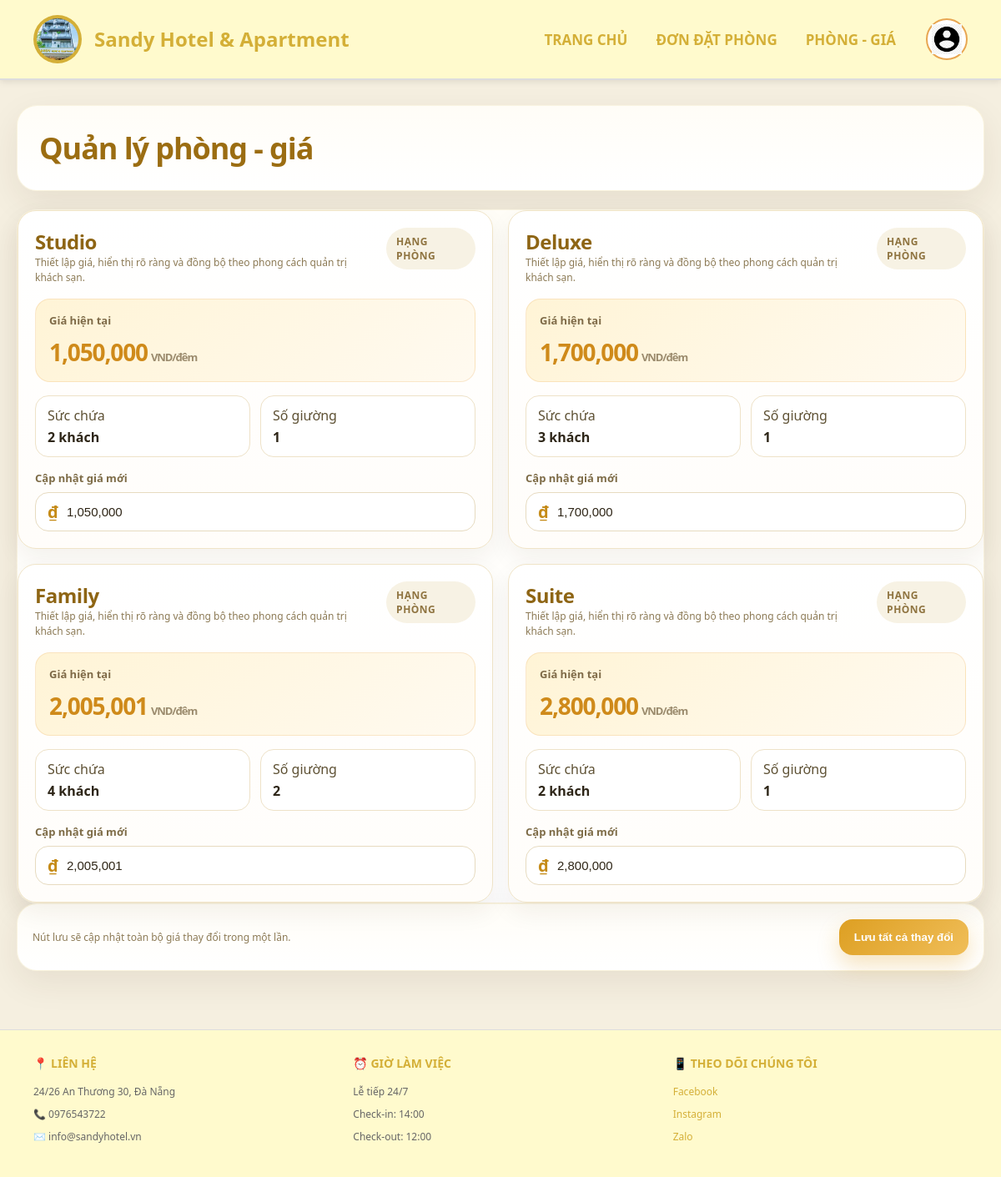
Page /staff/rooms/ (signed in) on the earlier database version.
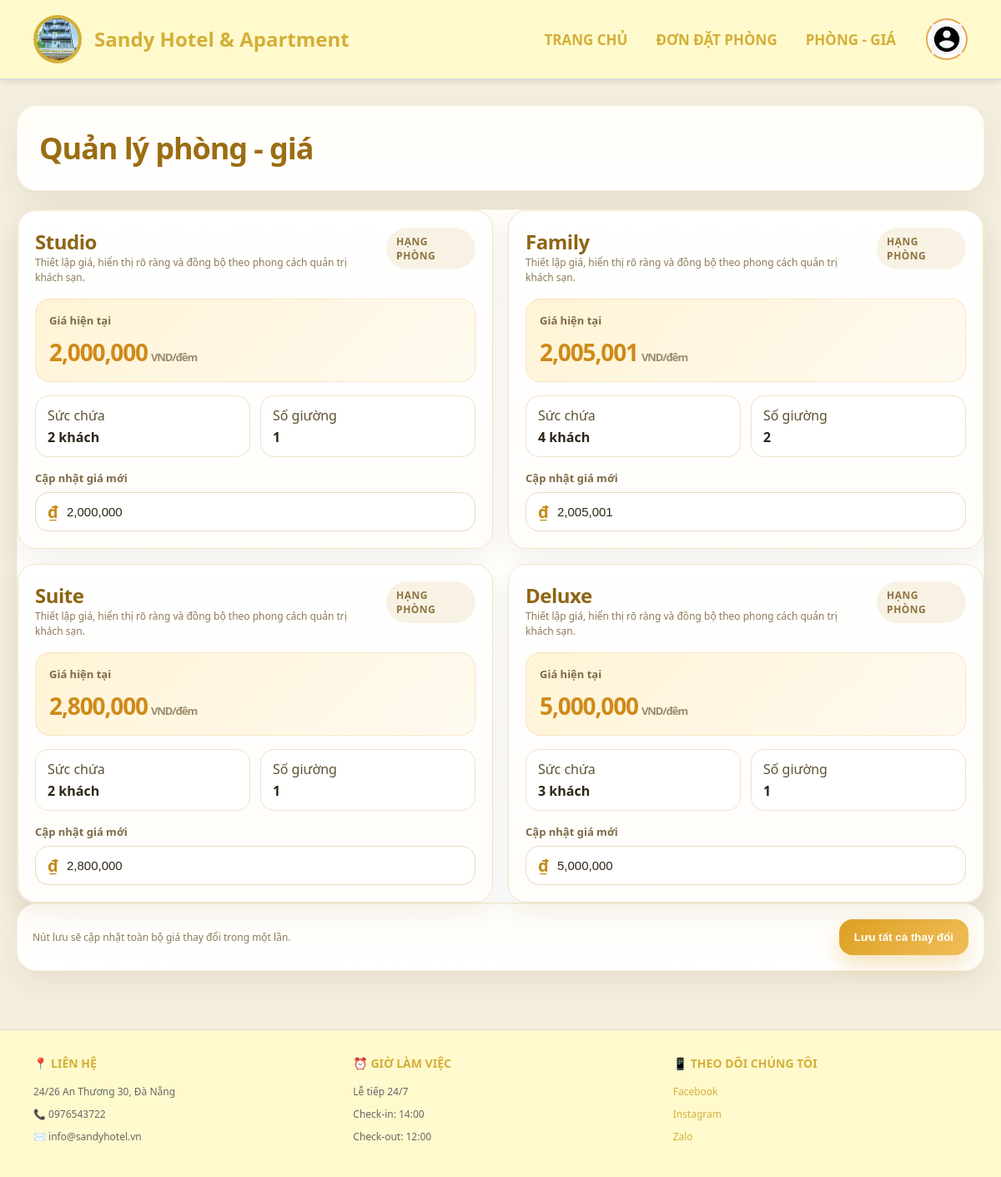
Same page on the later database version.
### hotel/models.py (models this page shows, shortened)
class RoomType(models.Model):
    name = models.CharField(max_length=100)  # Studio, Deluxe, Twin, Double, etc.
    description = models.TextField()
    base_price = models.PositiveIntegerField()
    capacity = models.PositiveIntegerField(default=2)
    bed_count = models.PositiveIntegerField(default=1)  # Số giường
    image = models.URLField(blank=True, null=True)
    amenities = models.TextField(default='')  # Tiện nghi: WiFi, TV, AC, etc.
    created_at = models.DateTimeField(auto_now_add=True)
    class Meta:
        ordering = ['base_price']

### hotel/views.py (the view, shortened to what this page needs)
# urls.py: path('rooms/', views.staff_rooms, name='staff_rooms'),
@login_required(login_url="/login/")
def staff_rooms(request):
    if not request.user.is_staff:
        messages.error(request, "Bạn không có quyền truy cập trang này.")
        return redirect("home")
    room_types = RoomType.objects.all().order_by("base_price")
    can_manage_prices = is_admin_user(request.user)
    return render(request, "staff_rooms.html", {"room_types": room_types, "can_manage_prices": can_manage_prices})

### hotel/views.py (called while the page is built)
def is_admin_user(user):
    return user.is_authenticated and user.is_superuser

### hotel/templates/staff_rooms.html (shortened to what this page needs)
{% extends 'base.html' %}
{% load humanize %}
{% block content %}
<div class="pricing-page">
  <section class="hero-card">
    <div class="hero-copy">
      <h1>Quản lý phòng - giá</h1>
    </div>
  </section>
  <form method="post" id="price-form">
    <section class="panel-card">
      <div class="pricing-grid">
        {% for rt in room_types %}
          <article class="room-card">
            <div class="room-card-head">
              <div>
                <h2 class="room-name">{{ rt.name }}</h2>
                <div class="helper-text">Thiết lập giá, hiển thị rõ ràng và đồng bộ theo phong cách quản trị khách sạn.</div>
              </div>
              <span class="room-tag">Hạng phòng</span>
            </div>
            <div class="price-card">
              <div class="price-label">Giá hiện tại</div>
              <div class="price-value">{{ rt.base_price|intcomma }} <span class="price-unit">VND/đêm</span></div>
            </div>
            <div class="room-meta">
              <div class="meta-pill">Sức chứa<strong>{{ rt.capacity }} khách</strong></div>
              <div class="meta-pill">Số giường<strong>{{ rt.bed_count }}</strong></div>
            </div>
            <div class="price-field">
              <label class="field-label" for="price_{{ rt.id }}">Cập nhật giá mới</label>
              <div class="input-shell" title="{% if can_manage_prices %}Nhập giá mới theo VND{% else %}Bạn không có quyền chỉnh giá{% endif %}">
                <span class="money-prefix">₫</span>
                <input
                  type="text"
                  id="price_{{ rt.id }}"
                  name="price_{{ rt.id }}"
                  value="{{ rt.base_price|intcomma }}"
                  inputmode="numeric"
                  class="price-input price-format"
                  placeholder="Nhập giá mới"
                >
              </div>
            </div>
          </article>
        {% endfor %}
      </div>
    </section>
    <section class="action-card">
      <div class="helper-text">
        {% if can_manage_prices %}
          Nút lưu sẽ cập nhật toàn bộ giá thay đổi trong một lần.
        {% else %}
          Chế độ chỉ xem dành cho Nhân viên. Giá phòng chỉ được chỉnh bởi Admin.
        {% endif %}
      </div>
      {% if can_manage_prices %}
        <button type="submit" class="save-btn">Lưu tất cả thay đổi</button>
      {% else %}
        <button type="button" class="save-btn" disabled>Lưu tất cả thay đổi</button>
      {% endif %}
    </section>
  </form>
</div>
{% endblock %}

Differences in the rows shown:
changed RoomType "Studio": base_price "1,050,000" → "2,000,000"
changed RoomType "Deluxe": base_price "1,700,000" → "5,000,000"; moves down the list
